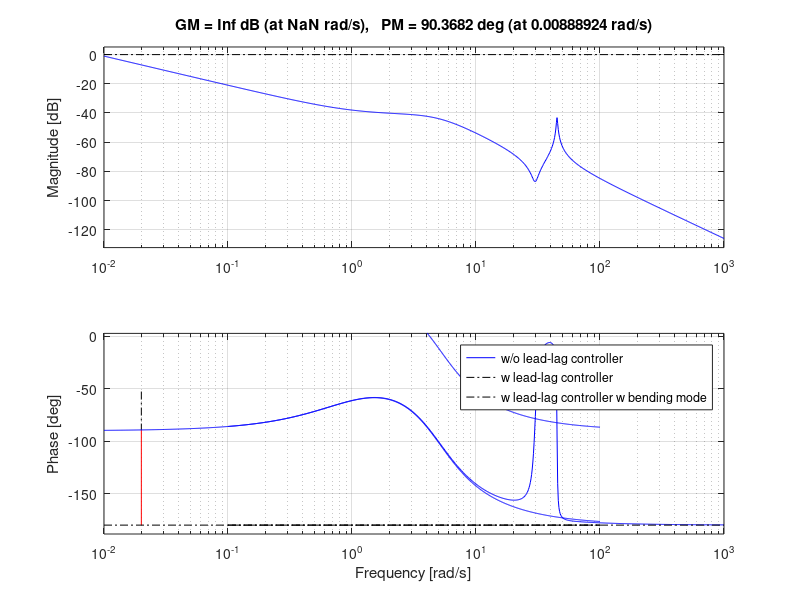

Source code (MATLAB): (Note: this script raises an error after producing the figure.)
clear
clc
close all
s = tf('s');
P = (s+1)/(s^2+7*s+25);
Pb = P * (s^2+3*s+900)/(s^2+0.9*s+2025);
%% Lead-lag controller
wc = 0.5;
F = wc/s;
%% plot
figure(1)
margin(P)
hold on
margin(P*F)
hold on
margin(Pb*F)
hold on
legend('w/o lead-lag controller','w lead-lag controller','w lead-lag controller w bending mode');
hold off

figure(2)
stepplot(feedback(P,1))
stepinfo(feedback(P,1))
hold on
stepplot(feedback(P*F,1))
stepinfo(feedback(P*F,1))
hold on
stepplot(feedback(Pb*F,1))
stepinfo(feedback(Pb*F,1))
legend('w/o lead-lag controller','w lead-lag controller','w lead-lag controller w bending mode');